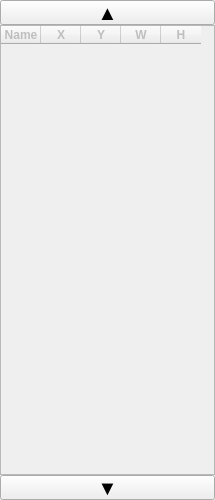
<?xml version="1.0" encoding="UTF-8"?>
<ui version="4.0">
 <class>ListViewer</class>
 <widget class="QMainWindow" name="ListViewer">
  <property name="geometry">
   <rect>
    <x>0</x>
    <y>0</y>
    <width>215</width>
    <height>500</height>
   </rect>
  </property>
  <property name="minimumSize">
   <size>
    <width>215</width>
    <height>200</height>
   </size>
  </property>
  <property name="windowTitle">
   <string>List Viewer</string>
  </property>
  <widget class="QWidget" name="listWidget">
   <layout class="QVBoxLayout" name="listLayout">
    <property name="spacing">
     <number>0</number>
    </property>
    <property name="leftMargin">
     <number>0</number>
    </property>
    <property name="topMargin">
     <number>0</number>
    </property>
    <property name="rightMargin">
     <number>0</number>
    </property>
    <property name="bottomMargin">
     <number>0</number>
    </property>
    <item>
     <widget class="QPushButton" name="lblpreButton">
      <property name="minimumSize">
       <size>
        <width>0</width>
        <height>25</height>
       </size>
      </property>
      <property name="maximumSize">
       <size>
        <width>16777215</width>
        <height>25</height>
       </size>
      </property>
      <property name="font">
       <font>
        <pointsize>15</pointsize>
        <weight>75</weight>
        <bold>true</bold>
       </font>
      </property>
      <property name="text">
       <string>▲</string>
      </property>
     </widget>
    </item>
    <item>
     <widget class="QTableWidget" name="listTable">
      <property name="enabled">
       <bool>false</bool>
      </property>
      <property name="minimumSize">
       <size>
        <width>215</width>
        <height>0</height>
       </size>
      </property>
      <property name="horizontalScrollBarPolicy">
       <enum>Qt::ScrollBarAlwaysOff</enum>
      </property>
      <attribute name="horizontalHeaderDefaultSectionSize">
       <number>40</number>
      </attribute>
      <column>
       <property name="text">
        <string>Name</string>
       </property>
       <property name="font">
        <font>
         <weight>75</weight>
         <bold>true</bold>
        </font>
       </property>
      </column>
      <column>
       <property name="text">
        <string>X</string>
       </property>
       <property name="font">
        <font>
         <weight>75</weight>
         <bold>true</bold>
        </font>
       </property>
      </column>
      <column>
       <property name="text">
        <string>Y</string>
       </property>
       <property name="font">
        <font>
         <weight>75</weight>
         <bold>true</bold>
        </font>
       </property>
      </column>
      <column>
       <property name="text">
        <string>W</string>
       </property>
       <property name="font">
        <font>
         <weight>75</weight>
         <bold>true</bold>
        </font>
       </property>
      </column>
      <column>
       <property name="text">
        <string>H</string>
       </property>
       <property name="font">
        <font>
         <weight>75</weight>
         <bold>true</bold>
        </font>
       </property>
      </column>
     </widget>
    </item>
    <item>
     <widget class="QPushButton" name="lblnxtButton">
      <property name="minimumSize">
       <size>
        <width>0</width>
        <height>25</height>
       </size>
      </property>
      <property name="maximumSize">
       <size>
        <width>16777215</width>
        <height>25</height>
       </size>
      </property>
      <property name="font">
       <font>
        <pointsize>15</pointsize>
        <weight>75</weight>
        <bold>true</bold>
       </font>
      </property>
      <property name="text">
       <string>▼</string>
      </property>
     </widget>
    </item>
   </layout>
  </widget>
 </widget>
 <resources/>
 <connections/>
</ui>
